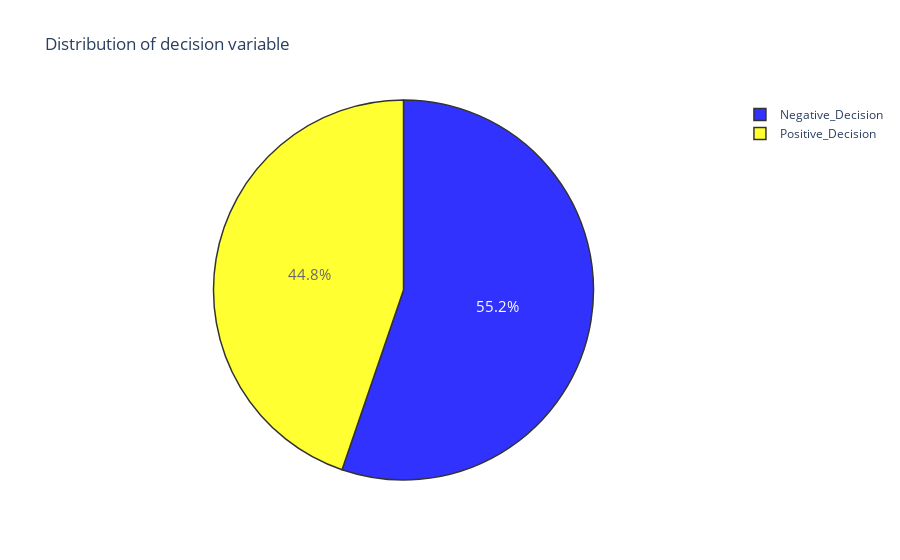

The cell this chart's notebook holds for it:
### Code cell
Positive_Decision = df[(df['Decision'] != 0)]
Negative_Decision = df[(df['Decision'] == 0)]

trace= go.Pie(labels= ['Negative_Decision', 'Positive_Decision'], values = df['Decision'].value_counts(),
             textfont=dict(size=15), opacity = 0.8,
             marker = dict(colors=['blue', 'yellow'],
                          line= dict(color='#000000', width=1.5)))

layout= dict(title= 'Distribution of decision variable')

fig = dict(data =[trace], layout=layout)
py.iplot(fig)

### Figure 1 — Plotly figure (JSON) as saved in the notebook; plotly's stock layout.template omitted (floating-point values rounded to 4 significant figures)
{"data": [{"labels": ["Negative_Decision", "Positive_Decision"], "marker": {"colors": ["blue", "yellow"], "line": {"color": "#000000", "width": 1.5}}, "opacity": 0.8, "textfont": {"size": 15}, "type": "pie", "values": [237, 192]}], "layout": {"title": {"text": "Distribution of decision variable"}}}
